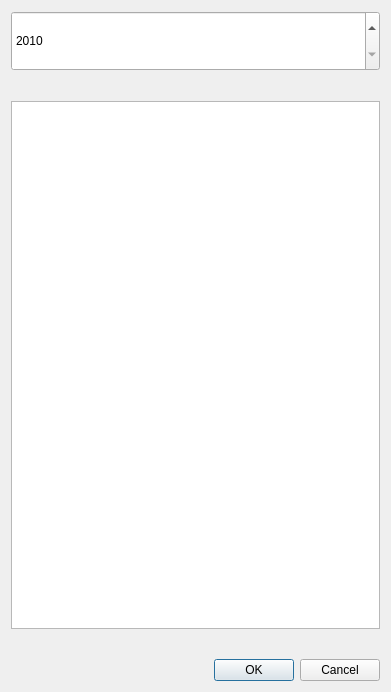
<?xml version="1.0" encoding="UTF-8"?>
<ui version="4.0">
 <author>Copyright 2010, Martin Koller</author>
 <class>MonthSelectorDialog</class>
 <widget class="QDialog" name="MonthSelectorDialog">
  <property name="geometry">
   <rect>
    <x>0</x>
    <y>0</y>
    <width>391</width>
    <height>692</height>
   </rect>
  </property>
  <property name="windowTitle">
   <string>Dialog</string>
  </property>
  <layout class="QVBoxLayout" name="verticalLayout">
   <property name="spacing">
    <number>30</number>
   </property>
   <item>
    <widget class="QSpinBox" name="year">
     <property name="minimumSize">
      <size>
       <width>0</width>
       <height>60</height>
      </size>
     </property>
     <property name="minimum">
      <number>2010</number>
     </property>
     <property name="maximum">
      <number>2040</number>
     </property>
    </widget>
   </item>
   <item>
    <widget class="QListWidget" name="monthListWidget"/>
   </item>
   <item>
    <widget class="QDialogButtonBox" name="buttonBox">
     <property name="orientation">
      <enum>Qt::Horizontal</enum>
     </property>
     <property name="standardButtons">
      <set>QDialogButtonBox::Cancel|QDialogButtonBox::Ok</set>
     </property>
    </widget>
   </item>
  </layout>
 </widget>
 <resources/>
 <connections>
  <connection>
   <sender>buttonBox</sender>
   <signal>accepted()</signal>
   <receiver>MonthSelectorDialog</receiver>
   <slot>accept()</slot>
   <hints>
    <hint type="sourcelabel">
     <x>248</x>
     <y>254</y>
    </hint>
    <hint type="destinationlabel">
     <x>157</x>
     <y>274</y>
    </hint>
   </hints>
  </connection>
  <connection>
   <sender>buttonBox</sender>
   <signal>rejected()</signal>
   <receiver>MonthSelectorDialog</receiver>
   <slot>reject()</slot>
   <hints>
    <hint type="sourcelabel">
     <x>316</x>
     <y>260</y>
    </hint>
    <hint type="destinationlabel">
     <x>286</x>
     <y>274</y>
    </hint>
   </hints>
  </connection>
 </connections>
</ui>
